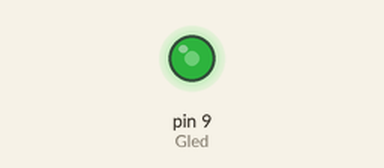
The sketch below on a simulated Arduino Uno, built with avr-gcc and run on an emulated ATmega328P. Shown: output pins drawn as LEDs (lit = HIGH).

Above: at 0.1 s.
Timing chart, 0 to 1.6 s (numbered marks = the images above):
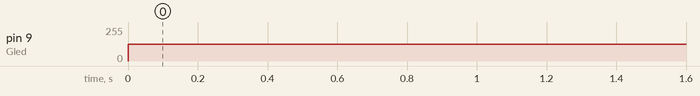

The sketch:

Day2Notes.ino
```cpp
int Gled=9;
int j;
void setup() {
pinMode(Gled, OUTPUT);
}

void loop() {
  analogWrite(Gled, 125);
}
```

Measured:
- by itself, pin 9 (Gled): 0/255 → 125/255 at 0.00 s
